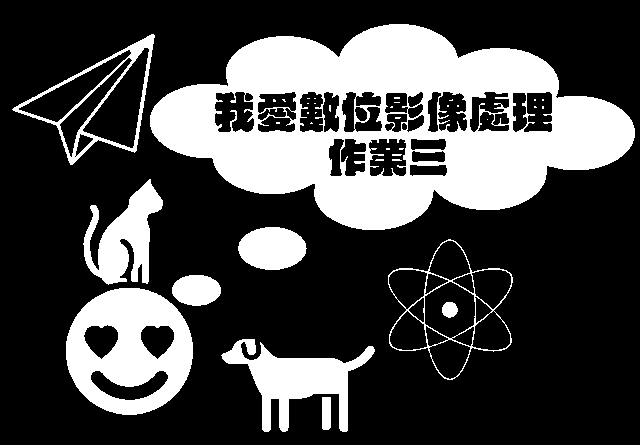
#> input picture 數位影像處理(李明穗)/hw3/SampleImage/sample1.png, 640 x 445 px
$ python 1_a.py
#> lines starting #> are read from the running program, lines starting #| are printed output that depends on the picture; after the words box and inside, x2 and y2 are one past the last pixel; in counts of white or black regions, pixels touching at a corner belong together
import numpy as np
import cv2

img = cv2.imread("SampleImage/sample1.png",cv2.IMREAD_GRAYSCALE)
#> img: shape (445, 640); 27.6% white; 38 white regions (28 under 20 px), largest, box (x1, y1, x2, y2) and area: (150, 24, 635, 230) 50991, (66, 288, 193, 415) 10077, (221, 339, 375, 432) 5479


#img2=np.zeros((445,640))# for erosion
img2=img.copy()
img3=img.copy()
for i in range(1,img.shape[0] - 1):
    for j in range(1,img.shape[1] - 1):
        for x in [-1,0,1]:
            for y in [-1,0,1]:
                if img[i,j]==0 and img2[i+x,j+y]==255:
                    img3[i,j]=255
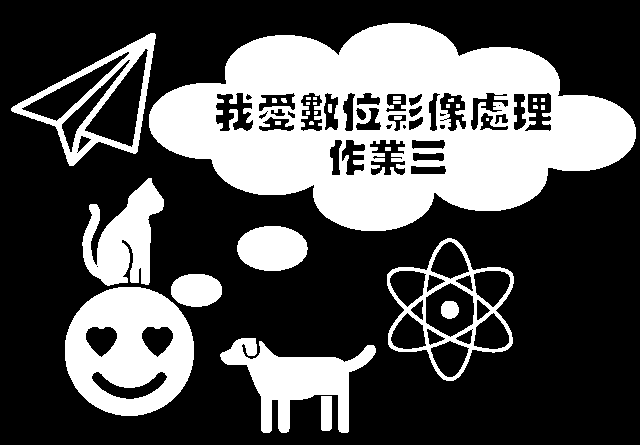
#> img3: shape (445, 640); 32.1% white; 33 white regions (13 under 20 px), largest, box (x1, y1, x2, y2) and area: (149, 23, 636, 231) 56660, (65, 287, 194, 416) 11094, (220, 338, 376, 433) 6247

for i in range(1,img.shape[0] - 1):
    for j in range(1,img.shape[1] - 1):
        if img[i,j]==0 and img3[i,j]==255:
            img3[i,j]=255
        else:
            img3[i,j]=0
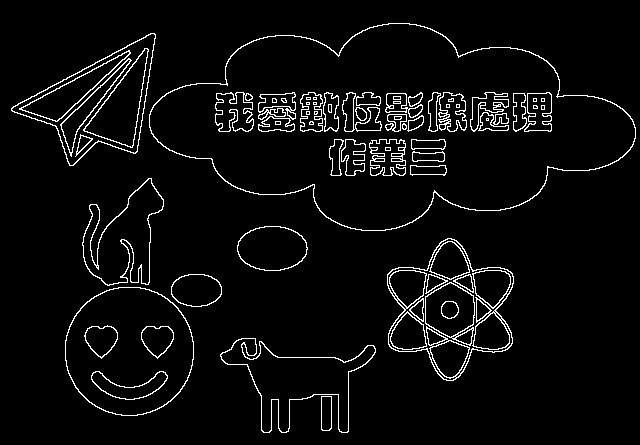
#> img3: shape (445, 640); 4.5% white in thin lines or dots, all inside (x1, y1, x2, y2) = (11, 23, 636, 433)
cv2.imwrite("result1.png",img3)
#cv2.waitKey(0)
